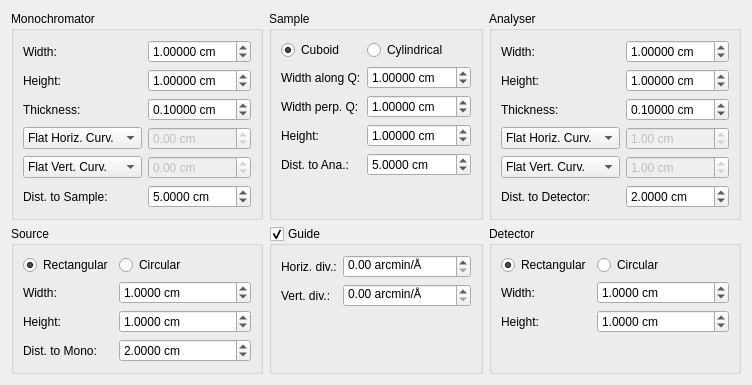
     <widget class="QWidget" name="tabPop">
      <attribute name="title">
       <string>Popovici Params</string>
      </attribute>
      <layout class="QGridLayout" name="gridLayout_3">
       <item row="0" column="3">
        <widget class="QGroupBox" name="groupBox_17">
         <property name="title">
          <string>Analyser</string>
         </property>
         <layout class="QGridLayout" name="gridLayout_11">
          <item row="0" column="0">
           <widget class="QLabel" name="label_51">
            <property name="sizePolicy">
             <sizepolicy hsizetype="Fixed" vsizetype="Preferred">
              <horstretch>0</horstretch>
              <verstretch>0</verstretch>
             </sizepolicy>
            </property>
            <property name="text">
             <string>Width:</string>
            </property>
           </widget>
          </item>
          <item row="0" column="1">
           <widget class="QDoubleSpinBox" name="spinAnaW">
            <property name="suffix">
             <string> cm</string>
            </property>
            <property name="decimals">
             <number>5</number>
            </property>
            <property name="maximum">
             <double>999.000000000000000</double>
            </property>
            <property name="singleStep">
             <double>0.010000000000000</double>
            </property>
            <property name="value">
             <double>1.000000000000000</double>
            </property>
           </widget>
          </item>
          <item row="1" column="0">
           <widget class="QLabel" name="label_52">
            <property name="sizePolicy">
             <sizepolicy hsizetype="Fixed" vsizetype="Preferred">
              <horstretch>0</horstretch>
              <verstretch>0</verstretch>
             </sizepolicy>
            </property>
            <property name="text">
             <string>Height:</string>
            </property>
           </widget>
          </item>
          <item row="1" column="1">
           <widget class="QDoubleSpinBox" name="spinAnaH">
            <property name="suffix">
             <string> cm</string>
            </property>
            <property name="decimals">
             <number>5</number>
            </property>
            <property name="maximum">
             <double>999.000000000000000</double>
            </property>
            <property name="singleStep">
             <double>0.010000000000000</double>
            </property>
            <property name="value">
             <double>1.000000000000000</double>
            </property>
           </widget>
          </item>
          <item row="2" column="0">
           <widget class="QLabel" name="label_53">
            <property name="sizePolicy">
             <sizepolicy hsizetype="Fixed" vsizetype="Preferred">
              <horstretch>0</horstretch>
              <verstretch>0</verstretch>
             </sizepolicy>
            </property>
            <property name="text">
             <string>Thickness:</string>
            </property>
           </widget>
          </item>
          <item row="2" column="1">
           <widget class="QDoubleSpinBox" name="spinAnaThick">
            <property name="suffix">
             <string> cm</string>
            </property>
            <property name="decimals">
             <number>5</number>
            </property>
            <property name="maximum">
             <double>999.000000000000000</double>
            </property>
            <property name="singleStep">
             <double>0.010000000000000</double>
            </property>
            <property name="value">
             <double>0.100000000000000</double>
            </property>
           </widget>
          </item>
          <item row="3" column="0">
           <widget class="QComboBox" name="comboAnaHori">
            <property name="sizePolicy">
             <sizepolicy hsizetype="Minimum" vsizetype="Fixed">
              <horstretch>0</horstretch>
              <verstretch>0</verstretch>
             </sizepolicy>
            </property>
            <item>
             <property name="text">
              <string>Flat Horiz. Curv.</string>
             </property>
            </item>
            <item>
             <property name="text">
              <string>Opt. Horiz. Curv.</string>
             </property>
            </item>
            <item>
             <property name="text">
              <string>Horiz. Curv.:</string>
             </property>
            </item>
           </widget>
          </item>
          <item row="3" column="1">
           <widget class="QDoubleSpinBox" name="spinAnaCurvH">
            <property name="enabled">
             <bool>false</bool>
            </property>
            <property name="suffix">
             <string> cm</string>
            </property>
            <property name="minimum">
             <double>-99999.000000000000000</double>
            </property>
            <property name="maximum">
             <double>99999.000000000000000</double>
            </property>
            <property name="singleStep">
             <double>0.010000000000000</double>
            </property>
            <property name="value">
             <double>1.000000000000000</double>
            </property>
           </widget>
          </item>
          <item row="4" column="0">
           <widget class="QComboBox" name="comboAnaVert">
            <property name="sizePolicy">
             <sizepolicy hsizetype="Minimum" vsizetype="Fixed">
              <horstretch>0</horstretch>
              <verstretch>0</verstretch>
             </sizepolicy>
            </property>
            <item>
             <property name="text">
              <string>Flat Vert. Curv.</string>
             </property>
            </item>
            <item>
             <property name="text">
              <string>Opt. Vert. Curv.</string>
             </property>
            </item>
            <item>
             <property name="text">
              <string>Vert. Curv.:</string>
             </property>
            </item>
           </widget>
          </item>
          <item row="4" column="1">
           <widget class="QDoubleSpinBox" name="spinAnaCurvV">
            <property name="enabled">
             <bool>false</bool>
            </property>
            <property name="suffix">
             <string> cm</string>
            </property>
            <property name="minimum">
             <double>-99999.000000000000000</double>
            </property>
            <property name="maximum">
             <double>99999.000000000000000</double>
            </property>
            <property name="singleStep">
             <double>0.010000000000000</double>
            </property>
            <property name="value">
             <double>1.000000000000000</double>
            </property>
           </widget>
          </item>
          <item row="5" column="0">
           <widget class="QLabel" name="label_57">
            <property name="sizePolicy">
             <sizepolicy hsizetype="Fixed" vsizetype="Preferred">
              <horstretch>0</horstretch>
              <verstretch>0</verstretch>
             </sizepolicy>
            </property>
            <property name="text">
             <string>Dist. to Detector:</string>
            </property>
           </widget>
          </item>
          <item row="5" column="1">
           <widget class="QDoubleSpinBox" name="spinDistAnaDet">
            <property name="suffix">
             <string> cm</string>
            </property>
            <property name="decimals">
             <number>4</number>
            </property>
            <property name="maximum">
             <double>9999.000000000000000</double>
            </property>
            <property name="singleStep">
             <double>0.010000000000000</double>
            </property>
            <property name="value">
             <double>2.000000000000000</double>
            </property>
           </widget>
          </item>
         </layout>
        </widget>
       </item>
       <item row="1" column="1">
        <widget class="QGroupBox" name="groupGuide">
         <property name="enabled">
          <bool>true</bool>
         </property>
         <property name="title">
          <string>Guide</string>
         </property>
         <property name="checkable">
          <bool>true</bool>
         </property>
         <property name="checked">
          <bool>true</bool>
         </property>
         <layout class="QFormLayout" name="formLayout_19">
          <property name="fieldGrowthPolicy">
           <enum>QFormLayout::AllNonFixedFieldsGrow</enum>
          </property>
          <item row="0" column="0">
           <widget class="QLabel" name="label_41">
            <property name="enabled">
             <bool>true</bool>
            </property>
            <property name="text">
             <string>Horiz. div.:</string>
            </property>
           </widget>
          </item>
          <item row="0" column="1">
           <widget class="QDoubleSpinBox" name="spinGuideDivH">
            <property name="enabled">
             <bool>true</bool>
            </property>
            <property name="suffix">
             <string> arcmin/Å</string>
            </property>
            <property name="maximum">
             <double>99999.000000000000000</double>
            </property>
           </widget>
          </item>
          <item row="1" column="0">
           <widget class="QLabel" name="label_42">
            <property name="enabled">
             <bool>true</bool>
            </property>
            <property name="text">
             <string>Vert. div.:</string>
            </property>
           </widget>
          </item>
          <item row="1" column="1">
           <widget class="QDoubleSpinBox" name="spinGuideDivV">
            <property name="enabled">
             <bool>true</bool>
            </property>
            <property name="suffix">
             <string> arcmin/Å</string>
            </property>
            <property name="maximum">
             <double>99999.000000000000000</double>
            </property>
           </widget>
          </item>
         </layout>
        </widget>
       </item>
       <item row="1" column="3">
        <widget class="QGroupBox" name="groupBox_15">
         <property name="title">
          <string>Detector</string>
         </property>
         <layout class="QFormLayout" name="formLayout_21">
          <property name="fieldGrowthPolicy">
           <enum>QFormLayout::AllNonFixedFieldsGrow</enum>
          </property>
          <item row="0" column="0">
           <widget class="QRadioButton" name="radioDetRect">
            <property name="text">
             <string>Rectangular</string>
            </property>
            <property name="checked">
             <bool>true</bool>
            </property>
           </widget>
          </item>
          <item row="1" column="0">
           <widget class="QLabel" name="label_46">
            <property name="text">
             <string>Width:</string>
            </property>
           </widget>
          </item>
          <item row="1" column="1">
           <widget class="QDoubleSpinBox" name="spinDetW">
            <property name="suffix">
             <string> cm</string>
            </property>
            <property name="decimals">
             <number>4</number>
            </property>
            <property name="maximum">
             <double>999.000000000000000</double>
            </property>
            <property name="singleStep">
             <double>0.010000000000000</double>
            </property>
            <property name="value">
             <double>1.000000000000000</double>
            </property>
           </widget>
          </item>
          <item row="2" column="0">
           <widget class="QLabel" name="label_47">
            <property name="text">
             <string>Height:</string>
            </property>
           </widget>
          </item>
          <item row="2" column="1">
           <widget class="QDoubleSpinBox" name="spinDetH">
            <property name="suffix">
             <string> cm</string>
            </property>
            <property name="decimals">
             <number>4</number>
            </property>
            <property name="maximum">
             <double>999.000000000000000</double>
            </property>
            <property name="singleStep">
             <double>0.010000000000000</double>
            </property>
            <property name="value">
             <double>1.000000000000000</double>
            </property>
           </widget>
          </item>
          <item row="0" column="1">
           <widget class="QRadioButton" name="radioDetCirc">
            <property name="text">
             <string>Circular</string>
            </property>
           </widget>
          </item>
         </layout>
        </widget>
       </item>
       <item row="0" column="0">
        <widget class="QGroupBox" name="groupBox_16">
         <property name="title">
          <string>Monochromator</string>
         </property>
         <layout class="QGridLayout" name="gridLayout_10">
          <item row="0" column="0">
           <widget class="QLabel" name="label_48">
            <property name="sizePolicy">
             <sizepolicy hsizetype="Fixed" vsizetype="Preferred">
              <horstretch>0</horstretch>
              <verstretch>0</verstretch>
             </sizepolicy>
            </property>
            <property name="text">
             <string>Width:</string>
            </property>
           </widget>
          </item>
          <item row="0" column="1">
           <widget class="QDoubleSpinBox" name="spinMonoW">
            <property name="suffix">
             <string> cm</string>
            </property>
            <property name="decimals">
             <number>5</number>
            </property>
            <property name="maximum">
             <double>999.000000000000000</double>
            </property>
            <property name="singleStep">
             <double>0.010000000000000</double>
            </property>
            <property name="value">
             <double>1.000000000000000</double>
            </property>
           </widget>
          </item>
          <item row="1" column="0">
           <widget class="QLabel" name="label_49">
            <property name="sizePolicy">
             <sizepolicy hsizetype="Fixed" vsizetype="Preferred">
              <horstretch>0</horstretch>
              <verstretch>0</verstretch>
             </sizepolicy>
            </property>
            <property name="text">
             <string>Height:</string>
            </property>
           </widget>
          </item>
          <item row="1" column="1">
           <widget class="QDoubleSpinBox" name="spinMonoH">
            <property name="suffix">
             <string> cm</string>
            </property>
            <property name="decimals">
             <number>5</number>
            </property>
            <property name="maximum">
             <double>999.000000000000000</double>
            </property>
            <property name="singleStep">
             <double>0.010000000000000</double>
            </property>
            <property name="value">
             <double>1.000000000000000</double>
            </property>
           </widget>
          </item>
          <item row="2" column="0">
           <widget class="QLabel" name="label_50">
            <property name="sizePolicy">
             <sizepolicy hsizetype="Fixed" vsizetype="Preferred">
              <horstretch>0</horstretch>
              <verstretch>0</verstretch>
             </sizepolicy>
            </property>
            <property name="text">
             <string>Thickness:</string>
            </property>
           </widget>
          </item>
          <item row="2" column="1">
           <widget class="QDoubleSpinBox" name="spinMonoThick">
            <property name="suffix">
             <string> cm</string>
            </property>
            <property name="decimals">
             <number>5</number>
            </property>
            <property name="maximum">
             <double>999.000000000000000</double>
            </property>
            <property name="singleStep">
             <double>0.010000000000000</double>
            </property>
            <property name="value">
             <double>0.100000000000000</double>
            </property>
           </widget>
          </item>
          <item row="3" column="0">
           <widget class="QComboBox" name="comboMonoHori">
            <property name="sizePolicy">
             <sizepolicy hsizetype="Minimum" vsizetype="Fixed">
              <horstretch>0</horstretch>
              <verstretch>0</verstretch>
             </sizepolicy>
            </property>
            <item>
             <property name="text">
              <string>Flat Horiz. Curv.</string>
             </property>
            </item>
            <item>
             <property name="text">
              <string>Opt. Horiz. Curv.</string>
             </property>
            </item>
            <item>
             <property name="text">
              <string>Horiz. Curv.:</string>
             </property>
            </item>
           </widget>
          </item>
          <item row="3" column="1">
           <widget class="QDoubleSpinBox" name="spinMonoCurvH">
            <property name="enabled">
             <bool>false</bool>
            </property>
            <property name="suffix">
             <string> cm</string>
            </property>
            <property name="minimum">
             <double>-99999.000000000000000</double>
            </property>
            <property name="maximum">
             <double>99999.000000000000000</double>
            </property>
            <property name="singleStep">
             <double>0.010000000000000</double>
            </property>
           </widget>
          </item>
          <item row="4" column="0">
           <widget class="QComboBox" name="comboMonoVert">
            <property name="sizePolicy">
             <sizepolicy hsizetype="Minimum" vsizetype="Fixed">
              <horstretch>0</horstretch>
              <verstretch>0</verstretch>
             </sizepolicy>
            </property>
            <item>
             <property name="text">
              <string>Flat Vert. Curv.</string>
             </property>
            </item>
            <item>
             <property name="text">
              <string>Opt. Vert. Curv.</string>
             </property>
            </item>
            <item>
             <property name="text">
              <string>Vert. Curv.:</string>
             </property>
            </item>
           </widget>
          </item>
          <item row="4" column="1">
           <widget class="QDoubleSpinBox" name="spinMonoCurvV">
            <property name="enabled">
             <bool>false</bool>
            </property>
            <property name="suffix">
             <string> cm</string>
            </property>
            <property name="minimum">
             <double>-99999.000000000000000</double>
            </property>
            <property name="maximum">
             <double>99999.000000000000000</double>
            </property>
            <property name="singleStep">
             <double>0.010000000000000</double>
            </property>
           </widget>
          </item>
          <item row="5" column="0">
           <widget class="QLabel" name="label_55">
            <property name="sizePolicy">
             <sizepolicy hsizetype="Fixed" vsizetype="Preferred">
              <horstretch>0</horstretch>
              <verstretch>0</verstretch>
             </sizepolicy>
            </property>
            <property name="text">
             <string>Dist. to Sample:</string>
            </property>
           </widget>
          </item>
          <item row="5" column="1">
           <widget class="QDoubleSpinBox" name="spinDistMonoSample">
            <property name="suffix">
             <string> cm</string>
            </property>
            <property name="decimals">
             <number>4</number>
            </property>
            <property name="maximum">
             <double>9999.000000000000000</double>
            </property>
            <property name="singleStep">
             <double>0.010000000000000</double>
            </property>
            <property name="value">
             <double>5.000000000000000</double>
            </property>
           </widget>
          </item>
         </layout>
        </widget>
       </item>
       <item row="1" column="0">
        <widget class="QGroupBox" name="groupBox_12">
         <property name="title">
          <string>Source</string>
         </property>
         <layout class="QFormLayout" name="formLayout_18">
          <property name="fieldGrowthPolicy">
           <enum>QFormLayout::AllNonFixedFieldsGrow</enum>
          </property>
          <item row="0" column="0">
           <widget class="QRadioButton" name="radioSrcRect">
            <property name="text">
             <string>Rectangular</string>
            </property>
            <property name="checked">
             <bool>true</bool>
            </property>
           </widget>
          </item>
          <item row="1" column="0">
           <widget class="QLabel" name="label_39">
            <property name="text">
             <string>Width:</string>
            </property>
           </widget>
          </item>
          <item row="1" column="1">
           <widget class="QDoubleSpinBox" name="spinSrcW">
            <property name="suffix">
             <string> cm</string>
            </property>
            <property name="decimals">
             <number>4</number>
            </property>
            <property name="maximum">
             <double>999.000000000000000</double>
            </property>
            <property name="singleStep">
             <double>0.010000000000000</double>
            </property>
            <property name="value">
             <double>1.000000000000000</double>
            </property>
           </widget>
          </item>
          <item row="2" column="0">
           <widget class="QLabel" name="label_40">
            <property name="text">
             <string>Height:</string>
            </property>
           </widget>
          </item>
          <item row="2" column="1">
           <widget class="QDoubleSpinBox" name="spinSrcH">
            <property name="suffix">
             <string> cm</string>
            </property>
            <property name="decimals">
             <number>4</number>
            </property>
            <property name="maximum">
             <double>999.000000000000000</double>
            </property>
            <property name="singleStep">
             <double>0.010000000000000</double>
            </property>
            <property name="value">
             <double>1.000000000000000</double>
            </property>
           </widget>
          </item>
          <item row="3" column="0">
           <widget class="QLabel" name="label_54">
            <property name="text">
             <string>Dist. to Mono:</string>
            </property>
           </widget>
          </item>
          <item row="3" column="1">
           <widget class="QDoubleSpinBox" name="spinDistSrcMono">
            <property name="suffix">
             <string> cm</string>
            </property>
            <property name="decimals">
             <number>4</number>
            </property>
            <property name="maximum">
             <double>9999.000000000000000</double>
            </property>
            <property name="singleStep">
             <double>0.010000000000000</double>
            </property>
            <property name="value">
             <double>2.000000000000000</double>
            </property>
           </widget>
          </item>
          <item row="0" column="1">
           <widget class="QRadioButton" name="radioSrcCirc">
            <property name="text">
             <string>Circular</string>
            </property>
           </widget>
          </item>
         </layout>
        </widget>
       </item>
       <item row="0" column="1">
        <widget class="QGroupBox" name="groupBox_14">
         <property name="title">
          <string>Sample</string>
         </property>
         <layout class="QFormLayout" name="formLayout_20">
          <item row="0" column="0">
           <widget class="QRadioButton" name="radioSampleCub">
            <property name="text">
             <string>Cuboid</string>
            </property>
            <property name="checked">
             <bool>true</bool>
            </property>
           </widget>
          </item>
          <item row="0" column="1">
           <widget class="QRadioButton" name="radioSampleCyl">
            <property name="text">
             <string>Cylindrical</string>
            </property>
           </widget>
          </item>
          <item row="1" column="0">
           <widget class="QLabel" name="label_43">
            <property name="text">
             <string>Width along Q:</string>
            </property>
           </widget>
          </item>
          <item row="1" column="1">
           <widget class="QDoubleSpinBox" name="spinSampleW_Q">
            <property name="suffix">
             <string> cm</string>
            </property>
            <property name="decimals">
             <number>5</number>
            </property>
            <property name="maximum">
             <double>999.000000000000000</double>
            </property>
            <property name="singleStep">
             <double>0.010000000000000</double>
            </property>
            <property name="value">
             <double>1.000000000000000</double>
            </property>
           </widget>
          </item>
          <item row="2" column="0">
           <widget class="QLabel" name="label_44">
            <property name="text">
             <string>Width perp. Q:</string>
            </property>
           </widget>
          </item>
          <item row="2" column="1">
           <widget class="QDoubleSpinBox" name="spinSampleW_perpQ">
            <property name="suffix">
             <string> cm</string>
            </property>
            <property name="decimals">
             <number>5</number>
            </property>
            <property name="maximum">
             <double>999.000000000000000</double>
            </property>
            <property name="singleStep">
             <double>0.010000000000000</double>
            </property>
            <property name="value">
             <double>1.000000000000000</double>
            </property>
           </widget>
          </item>
          <item row="3" column="0">
           <widget class="QLabel" name="label_45">
            <property name="text">
             <string>Height:</string>
            </property>
           </widget>
          </item>
          <item row="3" column="1">
           <widget class="QDoubleSpinBox" name="spinSampleH">
            <property name="suffix">
             <string> cm</string>
            </property>
            <property name="decimals">
             <number>5</number>
            </property>
            <property name="maximum">
             <double>999.000000000000000</double>
            </property>
            <property name="singleStep">
             <double>0.010000000000000</double>
            </property>
            <property name="value">
             <double>1.000000000000000</double>
            </property>
           </widget>
          </item>
          <item row="4" column="0">
           <widget class="QLabel" name="label_56">
            <property name="text">
             <string>Dist. to Ana.:</string>
            </property>
           </widget>
          </item>
          <item row="4" column="1">
           <widget class="QDoubleSpinBox" name="spinDistSampleAna">
            <property name="suffix">
             <string> cm</string>
            </property>
            <property name="decimals">
             <number>4</number>
            </property>
            <property name="maximum">
             <double>9999.000000000000000</double>
            </property>
            <property name="singleStep">
             <double>0.010000000000000</double>
            </property>
            <property name="value">
             <double>5.000000000000000</double>
            </property>
           </widget>
          </item>
         </layout>
        </widget>
       </item>
      </layout>
     </widget>
